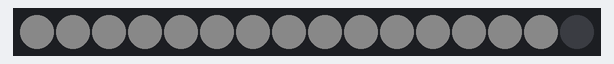
The sketch below on a simulated Arduino Uno, built with avr-gcc and run on an emulated ATmega328P. Parts: 16 RGB LEDs in strip order, left to right. Dim RGB values are drawn brighter than linear.

Above: at 0.1 s.
At 5.1 s:
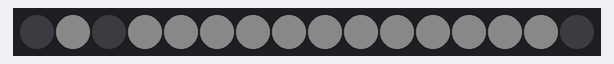
At 9.1 s:
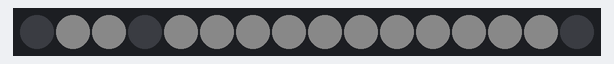
At 19.1 s:
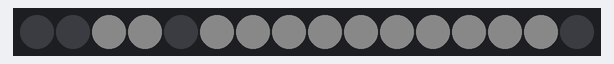
At 28.1 s:
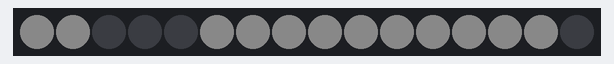
At 38.1 s:
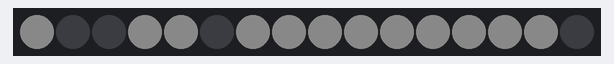

Measured:
- what the display in image 1 shows lasts 1.0 s, from 5.0 s to 6.0 s

The sketch:

FastLEDCountDown.ino
```cpp
#include <FastLED.h>

// How many leds in your strip?
#define NUM_LEDS 16

// For led chips like WS2812, which have a data line, ground, and power, you just
// need to define DATA_PIN.  For led chipsets that are SPI based (four wires - data, clock,
// ground, and power), like the LPD8806 define both DATA_PIN and CLOCK_PIN
// Clock pin only needed for SPI based chipsets when not using hardware SPI
#define DATA_PIN 9
#define CLOCK_PIN 13

// Define the array of leds
CRGB leds[NUM_LEDS];

int counter = 0;

void renderCounter(int c) {
  for (int i = 0; i < NUM_LEDS; ++i) {
    if (counter & (1 << i)) {
      // Low brightness white because I don't want to blind myself
      leds[i].setRGB(10, 10, 10);
    } else {
      leds[i] = CRGB::Black;
    }
  }
}

void setup() {
  // Uncomment/edit one of the following lines for your leds arrangement.
  // ## Clockless types ##
  // FastLED.addLeds<NEOPIXEL, DATA_PIN>(leds, NUM_LEDS);  // GRB ordering is assumed
  // FastLED.addLeds<SM16703, DATA_PIN, RGB>(leds, NUM_LEDS);
  // FastLED.addLeds<TM1829, DATA_PIN, RGB>(leds, NUM_LEDS);
  // FastLED.addLeds<TM1812, DATA_PIN, RGB>(leds, NUM_LEDS);
  // FastLED.addLeds<TM1809, DATA_PIN, RGB>(leds, NUM_LEDS);
  // FastLED.addLeds<TM1804, DATA_PIN, RGB>(leds, NUM_LEDS);
  // FastLED.addLeds<TM1803, DATA_PIN, RGB>(leds, NUM_LEDS);
  // FastLED.addLeds<UCS1903, DATA_PIN, RGB>(leds, NUM_LEDS);
  // FastLED.addLeds<UCS1903B, DATA_PIN, RGB>(leds, NUM_LEDS);
  // FastLED.addLeds<UCS1904, DATA_PIN, RGB>(leds, NUM_LEDS);
  // FastLED.addLeds<UCS2903, DATA_PIN, RGB>(leds, NUM_LEDS);
  FastLED.addLeds<WS2812, DATA_PIN, GRB>(leds, NUM_LEDS);  // GRB ordering is typical
  // FastLED.addLeds<WS2852, DATA_PIN, RGB>(leds, NUM_LEDS);  // GRB ordering is typical
  // FastLED.addLeds<WS2812B, DATA_PIN, RGB>(leds, NUM_LEDS);  // GRB ordering is typical
  // FastLED.addLeds<GS1903, DATA_PIN, RGB>(leds, NUM_LEDS);
  // FastLED.addLeds<SK6812, DATA_PIN, RGB>(leds, NUM_LEDS);  // GRB ordering is typical
  // FastLED.addLeds<SK6822, DATA_PIN, RGB>(leds, NUM_LEDS);
  // FastLED.addLeds<APA106, DATA_PIN, RGB>(leds, NUM_LEDS);
  // FastLED.addLeds<PL9823, DATA_PIN, RGB>(leds, NUM_LEDS);
  // FastLED.addLeds<SK6822, DATA_PIN, RGB>(leds, NUM_LEDS);
  // FastLED.addLeds<WS2811, DATA_PIN, RGB>(leds, NUM_LEDS);
  // FastLED.addLeds<WS2813, DATA_PIN, RGB>(leds, NUM_LEDS);
  // FastLED.addLeds<APA104, DATA_PIN, RGB>(leds, NUM_LEDS);
  // FastLED.addLeds<WS2811_400, DATA_PIN, RGB>(leds, NUM_LEDS);
  // FastLED.addLeds<GE8822, DATA_PIN, RGB>(leds, NUM_LEDS);
  // FastLED.addLeds<GW6205, DATA_PIN, RGB>(leds, NUM_LEDS);
  // FastLED.addLeds<GW6205_400, DATA_PIN, RGB>(leds, NUM_LEDS);
  // FastLED.addLeds<LPD1886, DATA_PIN, RGB>(leds, NUM_LEDS);
  // FastLED.addLeds<LPD1886_8BIT, DATA_PIN, RGB>(leds, NUM_LEDS);
  // ## Clocked (SPI) types ##
  // FastLED.addLeds<LPD6803, DATA_PIN, CLOCK_PIN, RGB>(leds, NUM_LEDS);  // GRB ordering is typical
  // FastLED.addLeds<LPD8806, DATA_PIN, CLOCK_PIN, RGB>(leds, NUM_LEDS);  // GRB ordering is typical
  // FastLED.addLeds<WS2801, DATA_PIN, CLOCK_PIN, RGB>(leds, NUM_LEDS);
  // FastLED.addLeds<WS2803, DATA_PIN, CLOCK_PIN, RGB>(leds, NUM_LEDS);
  // FastLED.addLeds<SM16716, DATA_PIN, CLOCK_PIN, RGB>(leds, NUM_LEDS);
  // FastLED.addLeds<P9813, DATA_PIN, CLOCK_PIN, RGB>(leds, NUM_LEDS);  // BGR ordering is typical
  // FastLED.addLeds<DOTSTAR, DATA_PIN, CLOCK_PIN, RGB>(leds, NUM_LEDS);  // BGR ordering is typical
  // FastLED.addLeds<APA102, DATA_PIN, CLOCK_PIN, RGB>(leds, NUM_LEDS);  // BGR ordering is typical
  // FastLED.addLeds<SK9822, DATA_PIN, CLOCK_PIN, RGB>(leds, NUM_LEDS);  // BGR ordering is typical

  counter = pow(2, NUM_LEDS);
}

void loop() {
  // put your main code here, to run repeatedly:
  renderCounter(counter);
  FastLED.show();
  delay(1000);
  --counter; // will underflow/wrap around and look like it's starting over after reaching 0
}
```
